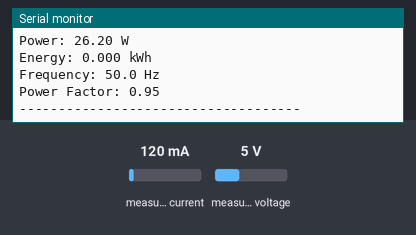
Bench run of a sketch on a simulated ESP32. On the bench: the last lines printed to the serial monitor. Inputs (shaded band) come from the test bench; at power-on: measured current 120 mA, measured voltage 5 V.

Above: at 1.2 s.
1.3 s: measured current set to 40 mA
At 2.35 s:
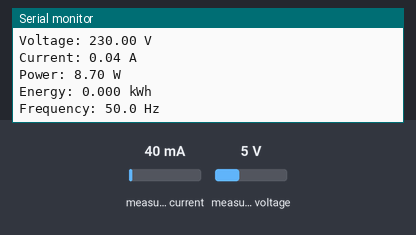
2.8 s: measured voltage set to 0.3 V
At 3.3 s:
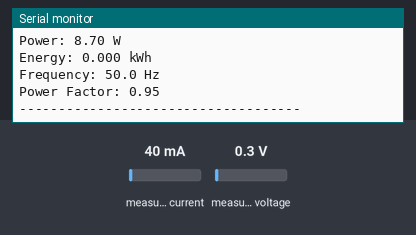
4.3 s: measured current set to 500 mA
At 4.63 s:
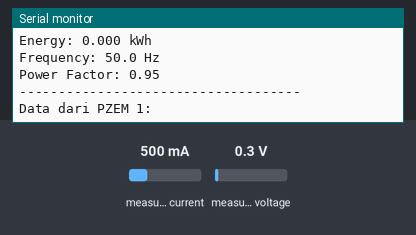
Timing chart, 0 to 7.3 s (numbered marks = the images above; inputs shaded):
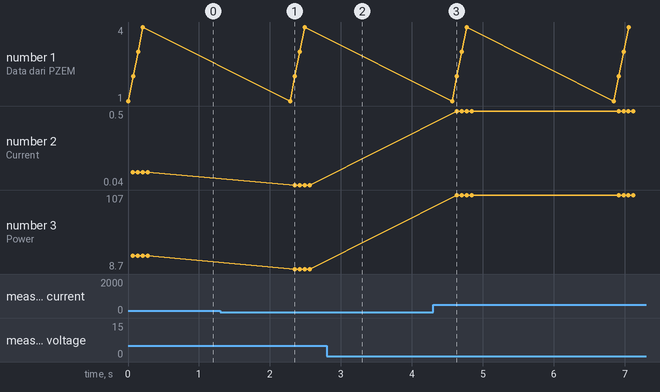

Measured:
- after the input at 1.3 s, the serial monitor: prints a new line after 1.0 s (image 1)
- plotted number 2: 0.12 → 0.04 after the input at 1.3 s, 0.04 → 0.5 after the input at 4.3 s
- plotted number 3: 26.2 → 8.7 after the input at 1.3 s, 8.7 → 107 after the input at 4.3 s

The sketch:

1.PZEM_4ch_Based.ino
```cpp
#include <PZEM004Tv30.h>

// Debugging Serial
#define DEBUG_SERIAL Serial

// Pin untuk PZEM 1
#define RX_PIN1 4
#define TX_PIN1 5

// Pin untuk PZEM 2
#define RX_PIN2 18
#define TX_PIN2 19

// Pin untuk PZEM 1
#define RX_PIN3 21
#define TX_PIN3 22

// Pin untuk PZEM 2
#define RX_PIN4 19
#define TX_PIN4 18

// HardwareSerial untuk masing-masing PZEM
HardwareSerial serialPZEM1(1); // UART1
HardwareSerial serialPZEM2(2); // UART2
HardwareSerial serialPZEM3(3); // UART3
HardwareSerial serialPZEM4(4); // UART4

// Objek PZEM untuk masing-masing modul
PZEM004Tv30 pzem1(serialPZEM1, RX_PIN1, TX_PIN1);
PZEM004Tv30 pzem2(serialPZEM2, RX_PIN2, TX_PIN2);
PZEM004Tv30 pzem3(serialPZEM3, RX_PIN3, TX_PIN3);
PZEM004Tv30 pzem4(serialPZEM4, RX_PIN4, TX_PIN4);

void setup() {
    // Inisialisasi Serial untuk debugging
    DEBUG_SERIAL.begin(115200);

    // Inisialisasi Serial untuk PZEM 1
    serialPZEM1.begin(9600, SERIAL_8N1, RX_PIN1, TX_PIN1);

    // Inisialisasi Serial untuk PZEM 2
    serialPZEM2.begin(9600, SERIAL_8N1, RX_PIN2, TX_PIN2);

        // Inisialisasi Serial untuk PZEM 2
    serialPZEM3.begin(9600, SERIAL_8N1, RX_PIN3, TX_PIN4);
        // Inisialisasi Serial untuk PZEM 2
    serialPZEM4.begin(9600, SERIAL_8N1, RX_PIN4, TX_PIN4);

    DEBUG_SERIAL.println("Monitoring Dua Modul PZEM-004T v3.0");
    DEBUG_SERIAL.println("------------------------------------");
}

void loop() {
    // Membaca data dari PZEM 1
    DEBUG_SERIAL.println("Data dari PZEM 1:");
    bacaPZEM(pzem1);

    // Membaca data dari PZEM 2
    DEBUG_SERIAL.println("Data dari PZEM 2:");
    bacaPZEM(pzem2);

    // Membaca data dari PZEM 1
    DEBUG_SERIAL.println("Data dari PZEM 3:");
    bacaPZEM(pzem3);

    // Membaca data dari PZEM 2
    DEBUG_SERIAL.println("Data dari PZEM 4:");
    bacaPZEM(pzem4);

    DEBUG_SERIAL.println("------------------------------------");

    // Tunggu 2 detik sebelum pembacaan berikutnya
    delay(2000);
}

void bacaPZEM(PZEM004Tv30 &pzem) {
    // Baca data dari modul PZEM
    float voltage = pzem.voltage();
    float current = pzem.current();
    float power = pzem.power();
    float energy = pzem.energy();
    float frequency = pzem.frequency();
    float pf = pzem.pf();

    // Periksa apakah data valid
    if (isnan(voltage) || isnan(current) || isnan(power) || isnan(energy) || isnan(frequency) || isnan(pf)) {
        DEBUG_SERIAL.println("Gagal membaca data dari PZEM!");
    } else {
        // Tampilkan data ke Serial Monitor
        DEBUG_SERIAL.print("Voltage: ");      DEBUG_SERIAL.print(voltage);      DEBUG_SERIAL.println(" V");
        DEBUG_SERIAL.print("Current: ");      DEBUG_SERIAL.print(current);      DEBUG_SERIAL.println(" A");
        DEBUG_SERIAL.print("Power: ");        DEBUG_SERIAL.print(power);        DEBUG_SERIAL.println(" W");
        DEBUG_SERIAL.print("Energy: ");       DEBUG_SERIAL.print(energy, 3);    DEBUG_SERIAL.println(" kWh");
        DEBUG_SERIAL.print("Frequency: ");    DEBUG_SERIAL.print(frequency, 1); DEBUG_SERIAL.println(" Hz");
        DEBUG_SERIAL.print("Power Factor: "); DEBUG_SERIAL.println(pf);
    }
    DEBUG_SERIAL.println();
}
```
